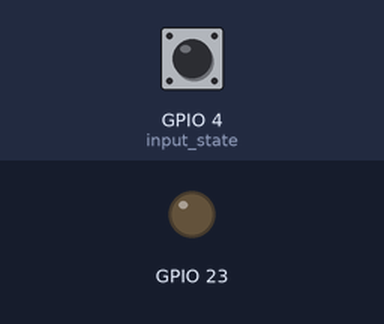
Recording of a program running on a simulated Raspberry Pi (BCM pin numbers). Parts: output pins drawn as LEDs (lit = HIGH). Dashed ring = blinking. The inputs (shaded band) are chosen by the test bench; at power-on: GPIO 4 (input_state) HIGH.

Above: at 1.2 s.
1.3 s: GPIO 4 (input_state) pulled LOW for 1 s
At 2.4 s:
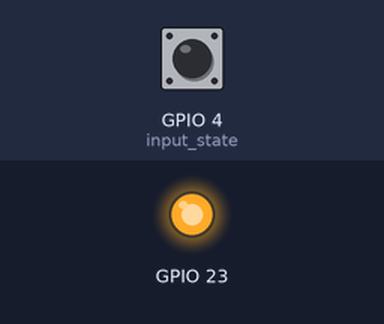
3.8 s: GPIO 4 (input_state) pulled LOW for 0.15 s
At 4.9 s:
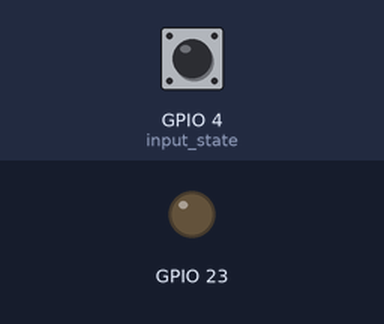
5.4 s: GPIO 4 (input_state) pulled LOW for 3.2 s
At 5.5 s:
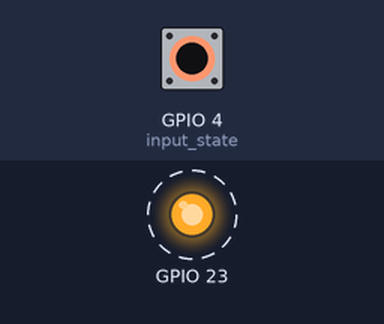
Timing chart, 0 to 9.9 s (numbered marks = the images above; inputs shaded):
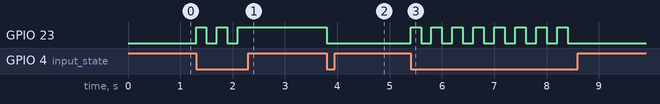

The program:

backlight_switch.py
```python
import RPi.GPIO as GPIO
import time

GPIO.setmode(GPIO.BCM)
GPIO.setwarnings(False)

GPIO.setup(4, GPIO.IN, pull_up_down=GPIO.PUD_UP)
GPIO.setup(23, GPIO.OUT)

while True:
    input_state = GPIO.input(4)
    if input_state == False:
        if GPIO.input(23) == True:
            GPIO.output(23, 0)
        else:
            GPIO.output(23, 1)
        time.sleep(0.2)
```

Measured:
- after the input at 1.3 s, GPIO 23: alternates HIGH for 0.20 s and LOW for 0.20 s, 5 changes in all, then stays HIGH, starting at once
- after the input at 3.8 s, GPIO 23: HIGH → LOW at once
- after the input at 5.4 s, GPIO 23: alternates HIGH for 0.20 s and LOW for 0.20 s, 16 changes in all, then stays LOW, starting at once
